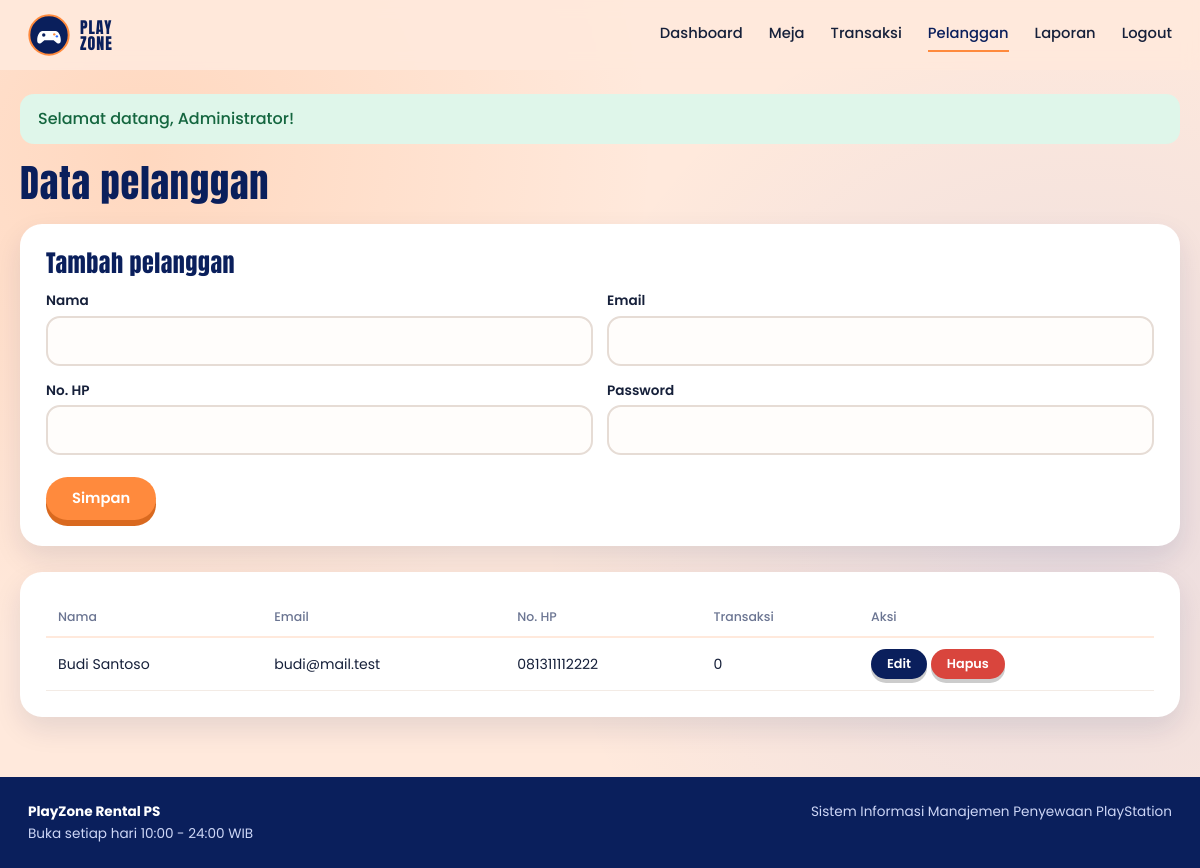
/admin/pelanggan.php (signed in), run on the app's committed database.
### tables this page shows
CREATE TABLE users (
  id INT AUTO_INCREMENT PRIMARY KEY,
  nama VARCHAR(80) NOT NULL,
  email VARCHAR(100) NOT NULL UNIQUE,
  no_hp VARCHAR(20) DEFAULT NULL,
  password VARCHAR(255) NOT NULL,
  role ENUM('admin','pelanggan') NOT NULL DEFAULT 'pelanggan',
  created_at TIMESTAMP DEFAULT CURRENT_TIMESTAMP
);

### admin/pelanggan.php (the view, shortened to what this page needs)
<?php
require_once __DIR__ . '/../config/functions.php';
require_once __DIR__ . '/../config/layout.php';
$err = []; $f = ['id' => 0, 'nama' => '', 'email' => '', 'no_hp' => ''];
$rows = q($db, "SELECT u.*, (SELECT COUNT(*) FROM penyewaan p WHERE p.user_id=u.id) trx FROM users u WHERE role='pelanggan' ORDER BY u.nama");
page_head('Data Pelanggan'); ?>
<h1 class="page-title">Data pelanggan</h1>
<form class="panel" method="post" style="margin-bottom:26px" novalidate>
  <h2 style="font-size:1.5rem;color:var(--navy)"><?= $f['id'] ? 'Edit pelanggan' : 'Tambah pelanggan' ?></h2>
  <div class="row2"><div><label for="n">Nama</label><input id="n" name="nama" value="<?= e($f['nama']) ?>" required></div><div><label for="em">Email</label><input id="em" type="email" name="email" value="<?= e($f['email']) ?>" required></div></div>
  <div class="row2"><div><label for="hp">No. HP</label><input id="hp" name="no_hp" value="<?= e($f['no_hp']) ?>" required></div><div><label for="pw"><?= $f['id'] ? 'Password baru (kosongkan jika tidak diganti)' : 'Password' ?></label><input id="pw" type="password" name="password"></div></div>
  <div class="row-actions"><button class="btn">Simpan</button><?php if ($f['id']) echo '<a class="btn ghost" href="' . BASE_URL . '/admin/pelanggan.php">Batal</a>'; ?></div>
</form>
<div class="panel table-wrap"><table><tr><th>Nama</th><th>Email</th><th>No. HP</th><th>Transaksi</th><th>Aksi</th></tr>
<?php foreach ($rows as $r) echo '<tr><td>' . e($r['nama']) . '</td><td>' . e($r['email']) . '</td><td>' . e($r['no_hp']) . '</td><td>' . $r['trx'] . '</td><td><a class="btn sm navy" href="?edit=' . $r['id'] . '">Edit</a> <form method="post" class="inline" data-confirm="Hapus pelanggan ' . e($r['nama']) . '?"><input type="hidden" name="id" value="' . $r['id'] . '"><button class="btn sm red" name="aksi" value="hapus">Hapus</button></form></td></tr>';
if (!$rows) echo '<tr><td colspan="5" class="meta">Belum ada pelanggan.</td></tr>'; ?></table></div>

### assets/css/style.css (style rules this page uses)
:root { --navy:#0a1f5c;--blue:#2f6bff;--orange:#ff8a3d;--peach:#ffe9dc;--cream:#fff7f1;--ink:#16203a;--mute:#6b7592;--ok:#1f9d63;--bad:#d9453d;--r:22px }
* { box-sizing:border-box;margin:0;padding:0 }
html { scroll-behavior:smooth }
body { font-family:Poppins,system-ui,sans-serif;color:var(--ink);background:var(--peach);line-height:1.6;min-height:100vh;display:flex;flex-direction:column; background-image:radial-gradient(circle at 12% 18%,rgba(255,138,61,.18),transparent 40%),radial-gradient(circle at 90% 60%,rgba(47,107,255,.10),transparent 45%) }
h1,h2,h3,.display { font-family:Anton,Impact,'Arial Narrow',sans-serif;font-weight:400;letter-spacing:.02em;line-height:1.1 }
a { color:var(--blue) }
.btn { display:inline-block;border:0;cursor:pointer;font:600 .92rem Poppins,sans-serif;padding:11px 26px;border-radius:999px;background:var(--orange);color:#fff;text-decoration:none;box-shadow:0 6px 0 #d9691f;transition:.15s }
.btn.navy { background:var(--navy);box-shadow:0 6px 0 #050f33 }
.btn.red { background:var(--bad);box-shadow:0 6px 0 #a42f29 }
.btn.sm { padding:6px 16px;font-size:.8rem;box-shadow:0 4px 0 rgba(0,0,0,.2) }
.panel { background:#fff;border-radius:var(--r);padding:26px;box-shadow:0 12px 28px rgba(10,31,92,.1) }
.page-title { font-size:2.4rem;color:var(--navy);margin:8px 0 20px }
label { display:block;font-weight:600;font-size:.85rem;margin:14px 0 4px }
input,select,textarea { width:100%;padding:10px 14px;border:2px solid #e6dcd5;border-radius:14px;font:inherit;background:#fffdfb;transition:.2s }
.row2 { display:grid;grid-template-columns:1fr 1fr;gap:14px }
.row-actions { display:flex;gap:12px;margin-top:22px;flex-wrap:wrap }
.table-wrap { overflow-x:auto }
table { width:100%;border-collapse:collapse;font-size:.88rem }
th { text-align:left;font:500 .78rem Poppins,sans-serif;color:var(--mute);padding:10px 12px;border-bottom:2px solid var(--peach) }
td { padding:11px 12px;border-bottom:1px solid #f3ebe5;vertical-align:middle }
.inline { display:inline }

### data on the page
users: nama "Budi Santoso", email "budi@mail.test", no_hp "081311112222", trx "0"

### other printed values
$t "Dashboard"
$t "Meja"
$t "Transaksi"
$t "Pelanggan"
$t "Laporan"
$t "Logout"
$m "Selamat datang, Administrator!"
JAM_BUKA "10"
JAM_TUTUP "24"
